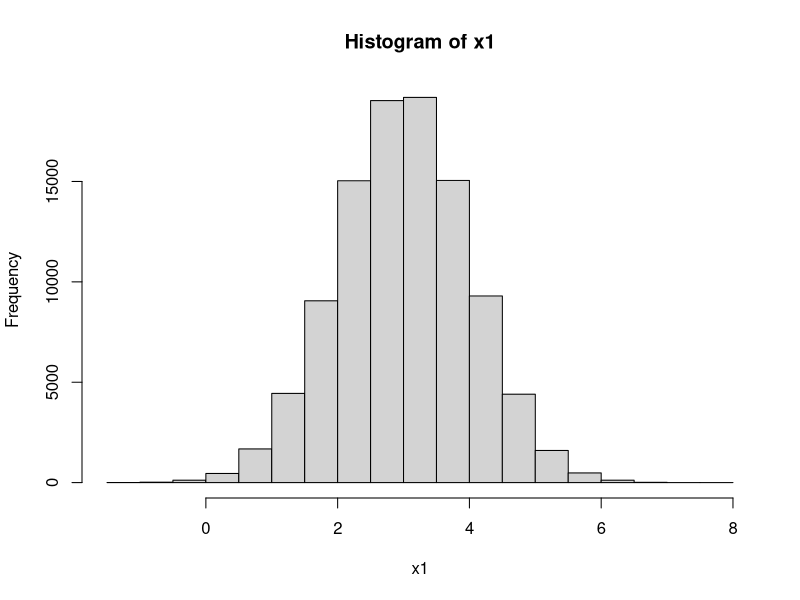
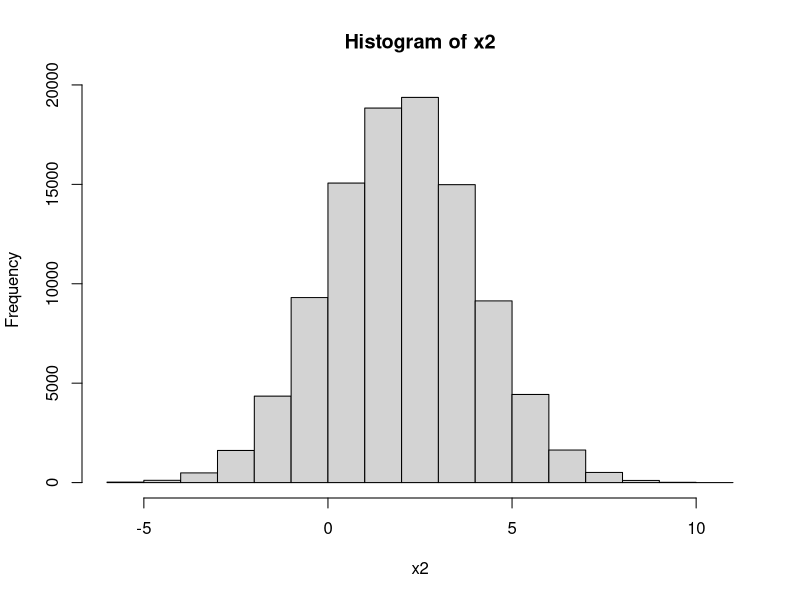

Write the R code that produced these figures, in order.
#length of chain required
nsim<-100000


#defining mean vector and variance covariance matrix
mu<-c(3,2)
Sigma<-matrix(c(1,0.5,0.5,4),ncol=2,nrow=2,byrow=TRUE)



#creating object where to store the chain
x<-mat.or.vec(nsim,2)




#starting the first chain at point 5
x[1,1]<-5
#simulating the first point in the second chain based on x[1,1]
x[1,2]<-rnorm(1,mean=mu[2]+Sigma[2,1]*(Sigma[1,1]^-1)*(x[1,1]-mu[1]),sd=sqrt(Sigma[2,2]-Sigma[2,1]*(Sigma[1,1]^-1)*Sigma[1,2]))
#running the Gibbs sampler for the rest of the chain
for (i in 2:nsim){
  x[i,1]<-rnorm(1,mean=mu[1]+Sigma[1,2]*(Sigma[2,2]^-1)*(x[i-1,2]-mu[2]),sd=sqrt(Sigma[1,1]-Sigma[1,2]*(Sigma[2,2]^-1)*Sigma[2,1]))
  x[i,2]<-rnorm(1,mean=mu[2]+Sigma[2,1]*(Sigma[1,1]^-1)*(x[i,1]-mu[1]),sd=sqrt(Sigma[2,2]-Sigma[2,1]*(Sigma[1,1]^-1)*Sigma[1,2]))
}
#histograms
hist(x[,1],main="Histogram of x1",xlab="x1")
hist(x[,2],main="Histogram of x2",xlab="x2")
#checking that mean and covariance are "close" to those
#we intend to simulate
print(mean(x[,1]))
print(mean(x[,2]))
print(cov(x))

# plot(x)
